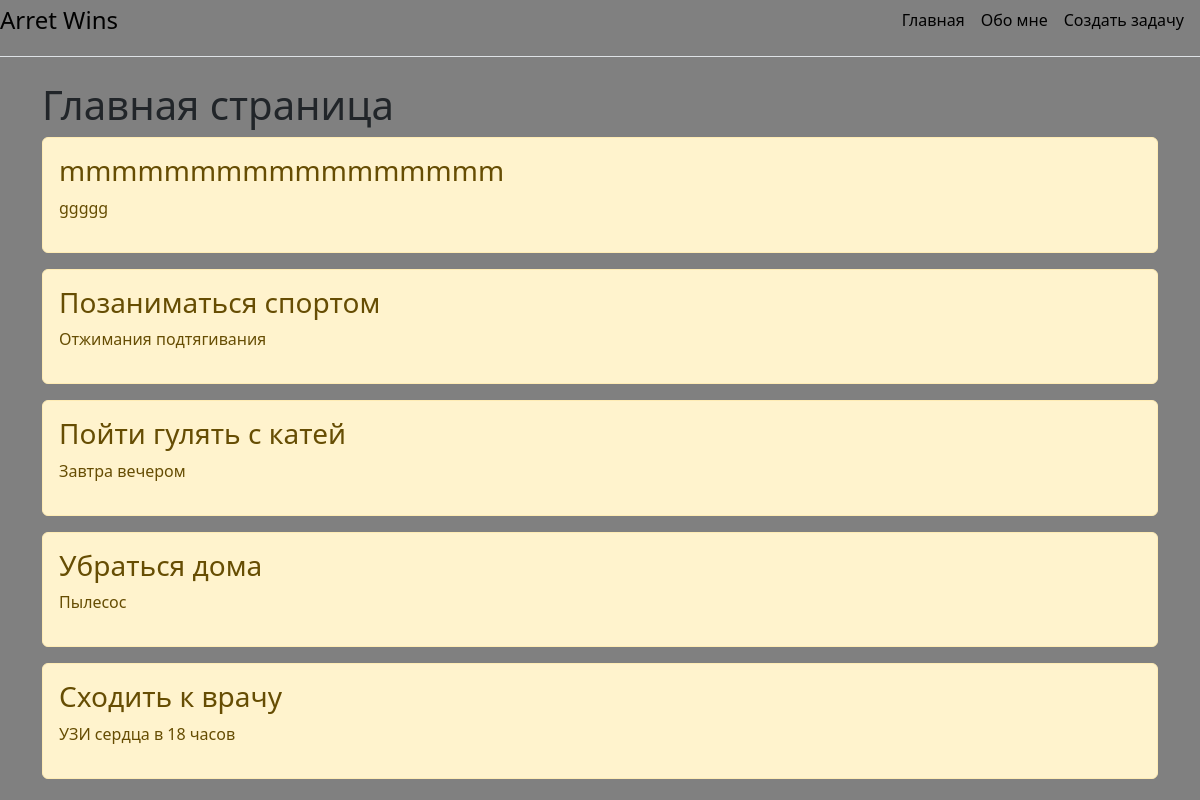
Before: / with the older database file.
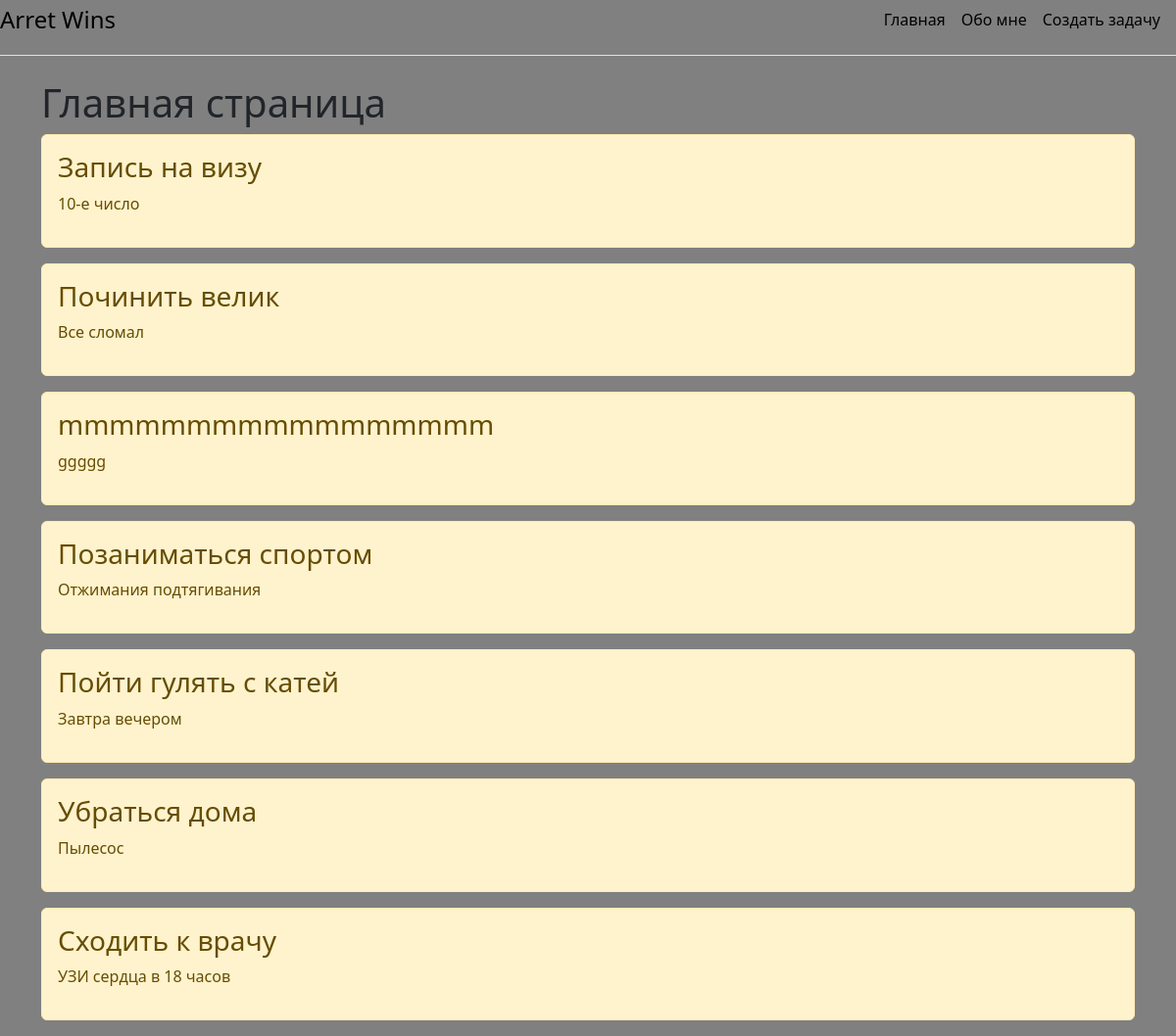
After: the same page with the newer database file.
### main/models.py (models this page shows, shortened)
class Task(models.Model):
    title = models.CharField('Название', max_length=50)
    task = models.TextField('Описание')
    class Meta:
        verbose_name = 'Задача'
        verbose_name_plural = 'Задачи'

### main/views.py (the view)
# urls.py: path('', views.index, name = 'home'),
def index(request):
    tasks = Task.objects.order_by('-id')
    return render(request, 'main/index.html', {'title': 'Главная Страница Сайта', 'tasks': tasks})

### main/templates/main/index.html (shortened to what this page needs)
{%extends 'main/base.html'%}
{% block content %}
    <h1>Главная страница</h1>
    {% if tasks%}
        {% for el in tasks %}
            <div class="alert alert-warning mt-2">
                <h3>{{el.title}}</h3>
                <p>{{el.task}}</p>
            </div>
        {%endfor%}
    {%else%}
        <p>У нас нет записей</p>
    {%endif%}
{% endblock %}

### main/templates/main/base.html (shortened to what this page needs)
<!doctype html>
<html lang="en">
<head>
    <link rel="stylesheet" href="https://cdn.jsdelivr.net/npm/bootstrap@5.2.3/dist/css/bootstrap.min.css">
</head>
<body>
    <div class="d-flex flex-column flex-md-row align-items-center pb-3 mb-4 border-bottom">
      <a href="/" class="d-flex align-items-center link-body-emphasis text-decoration-none bg-color-black">
        <span class="fs-4 text-black">Arret Wins</span>
      </a>
      <nav class="d-inline-flex mt-2 mt-md-0 ms-md-auto">
        <a class="me-3 py-2 link-body-emphasis text-decoration-none text-black" href="{% url 'home' %}">Главная</a>
        <a class="me-3 py-2 link-body-emphasis text-decoration-none text-black" href="{% url 'about' %}">Обо мне</a>
        <a class="me-3 py-2 link-body-emphasis text-decoration-none text-black" href="{% url 'create' %}">Создать задачу</a>
      </nav>
    </div>
    <div class="container">{%block content%}  {%endblock%}</div>
</body>
</html>

### main/templates/main/base.html (style rules this page uses)
body { background-color: gray; }

Changed rows visible on the page:
added Task: title "Запись на визу", task "10-е число"
added Task: title "Починить велик", task "Все сломал"
